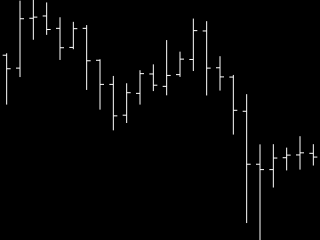

The code cell stored with this chart in its notebook:
### Code cell
# Create a figure
fig = go.Figure()

# Add the OHLC bar
fig.add_trace(go.Ohlc(x = df_slice["Date"], open = df_slice["Open"],
                      high = df_slice["High"], low = df_slice["Low"],
                      close = df_slice["Close"], name = "OHLC",
                      yaxis = "y", increasing_line_color = "white", decreasing_line_color = "white", line=dict(width = 1)))

# # Add the volume bar
# fig.add_trace(go.Bar(x = df_slice["Date"], y = df_slice["Volume"], yaxis = "y2", name = "Volume", marker = dict(color = "white")))
# fig.add_trace(go.Scatter(
#     x=df_slice["Date"],
#     y=df_slice["Open"],
#     mode='markers',
#     marker=dict(color='white', size=1),  # Larger white markers for open
#     name='Open'
# ))

fig.update_layout(
    paper_bgcolor='black',
    plot_bgcolor='black',
    xaxis_rangeslider_visible = False,
    xaxis = {
    "showticklabels": False,
    "ticks": "",
    "type": "date",
    "gridcolor": "black"
    },
    yaxis = {
        # 'domain': [0.2, 1],
        'range': [min(df_slice["Low"].min(), df_slice["Open"].min(), 
                       df_slice["Close"].min()), 
                      max(df_slice["High"].max(), df_slice["Open"].max(), 
                        df_slice["Close"].max())],
        'visible': False,
        "gridcolor": "black"
    },
    # yaxis2 = dict(domain = [0, 0.2], visible = False),
    width = 40, # REMEMBER TO CHANGE TO 60
    height = 48, # REMEMBER TO CHANGE TO 64
    showlegend = False,
    margin = dict(l = 0, r = 0, t = 0, b = 0)
)

# Show the figure
fig.show()

### Figure 1 — Plotly figure (JSON) as saved in the notebook; plotly's stock layout.template omitted (floating-point values rounded to 4 significant figures)
{"data": [{"close": [0.1805, 0.1836, 0.1837, 0.1829, 0.1818, 0.183, 0.181, 0.1795, 0.1776, 0.179, 0.1802, 0.1795, 0.1801, 0.1811, 0.1829, 0.1805, 0.18, 0.178, 0.1746, 0.1743, 0.175, 0.1752, 0.1754, 0.1751], "decreasing": {"line": {"color": "white"}}, "high": [0.1815, 0.1847, 0.1847, 0.1846, 0.1837, 0.1834, 0.1832, 0.1811, 0.1801, 0.1796, 0.1804, 0.1808, 0.1823, 0.1816, 0.1836, 0.1834, 0.1813, 0.1801, 0.1789, 0.1759, 0.1759, 0.1757, 0.1764, 0.1759], "increasing": {"line": {"color": "white"}}, "line": {"width": 1}, "low": [0.1783, 0.18, 0.1823, 0.1826, 0.181, 0.1817, 0.1792, 0.178, 0.1767, 0.1772, 0.1783, 0.1791, 0.1789, 0.18, 0.1804, 0.1789, 0.1792, 0.1765, 0.171, 0.17, 0.1732, 0.1743, 0.1743, 0.1746], "name": "OHLC", "open": [0.1813, 0.1805, 0.1836, 0.1837, 0.183, 0.1818, 0.183, 0.181, 0.1795, 0.1777, 0.179, 0.1802, 0.1794, 0.1802, 0.1811, 0.1828, 0.1806, 0.18, 0.1779, 0.1746, 0.1743, 0.1751, 0.1752, 0.1753], "type": "ohlc", "x": ["2023-01-01T00:00:00", "2023-01-01T01:00:00", "2023-01-01T02:00:00", "2023-01-01T03:00:00", "2023-01-01T04:00:00", "2023-01-01T05:00:00", "2023-01-01T06:00:00", "2023-01-01T07:00:00", "2023-01-01T08:00:00", "2023-01-01T09:00:00", "2023-01-01T10:00:00", "2023-01-01T11:00:00", "2023-01-01T12:00:00", "2023-01-01T13:00:00", "2023-01-01T14:00:00", "2023-01-01T15:00:00", "2023-01-01T16:00:00", "2023-01-01T17:00:00", "2023-01-01T18:00:00", "2023-01-01T19:00:00", "2023-01-01T20:00:00", "2023-01-01T21:00:00", "2023-01-01T22:00:00", "2023-01-01T23:00:00"], "yaxis": "y"}], "layout": {"height": 48, "margin": {"b": 0, "l": 0, "r": 0, "t": 0}, "paper_bgcolor": "black", "plot_bgcolor": "black", "showlegend": false, "width": 40, "xaxis": {"gridcolor": "black", "rangeslider": {"visible": false}, "showticklabels": false, "ticks": "", "type": "date"}, "yaxis": {"gridcolor": "black", "range": [0.17, 0.1847], "visible": false}}}
